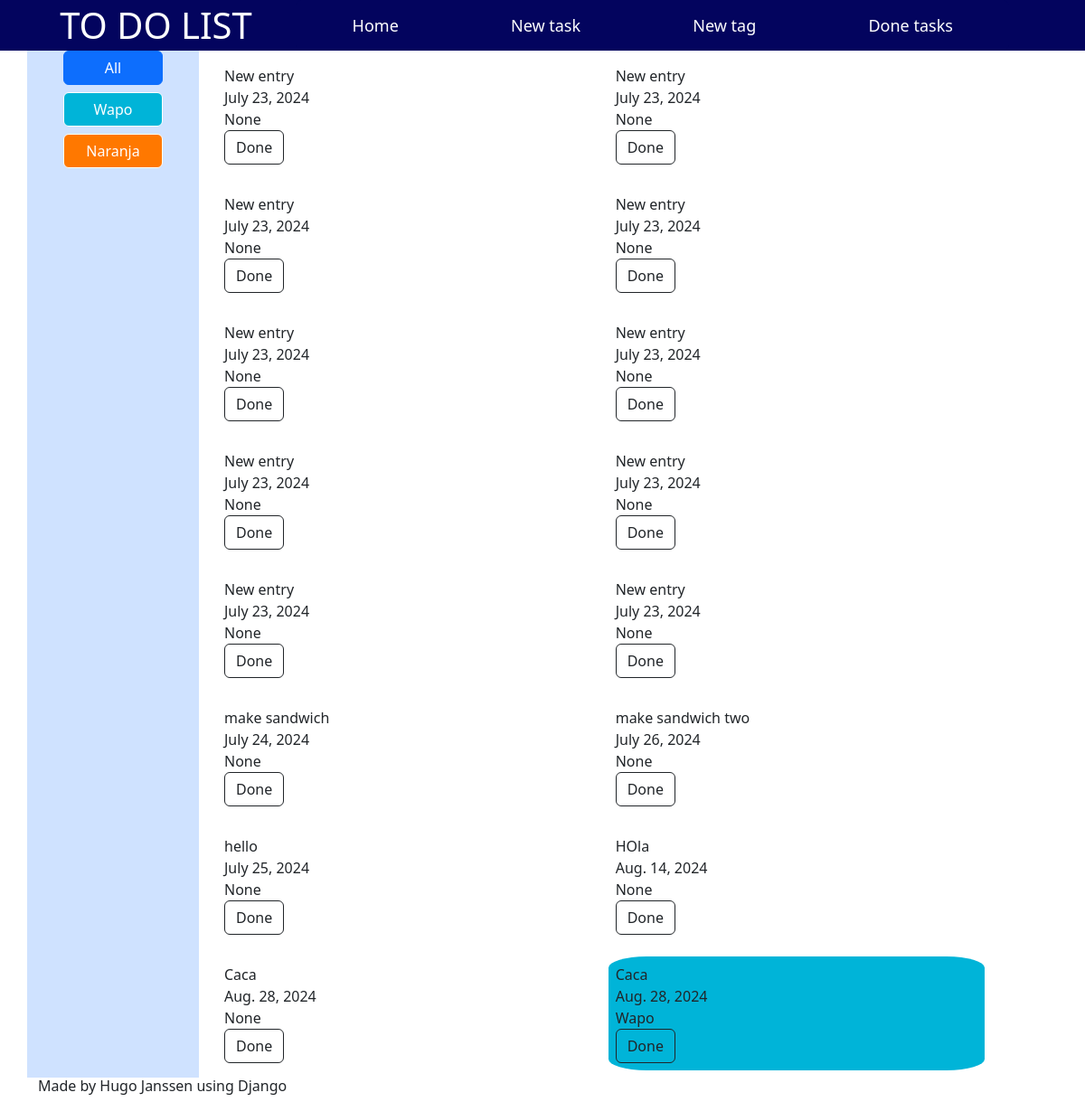
Before: /main/ with the older database file.
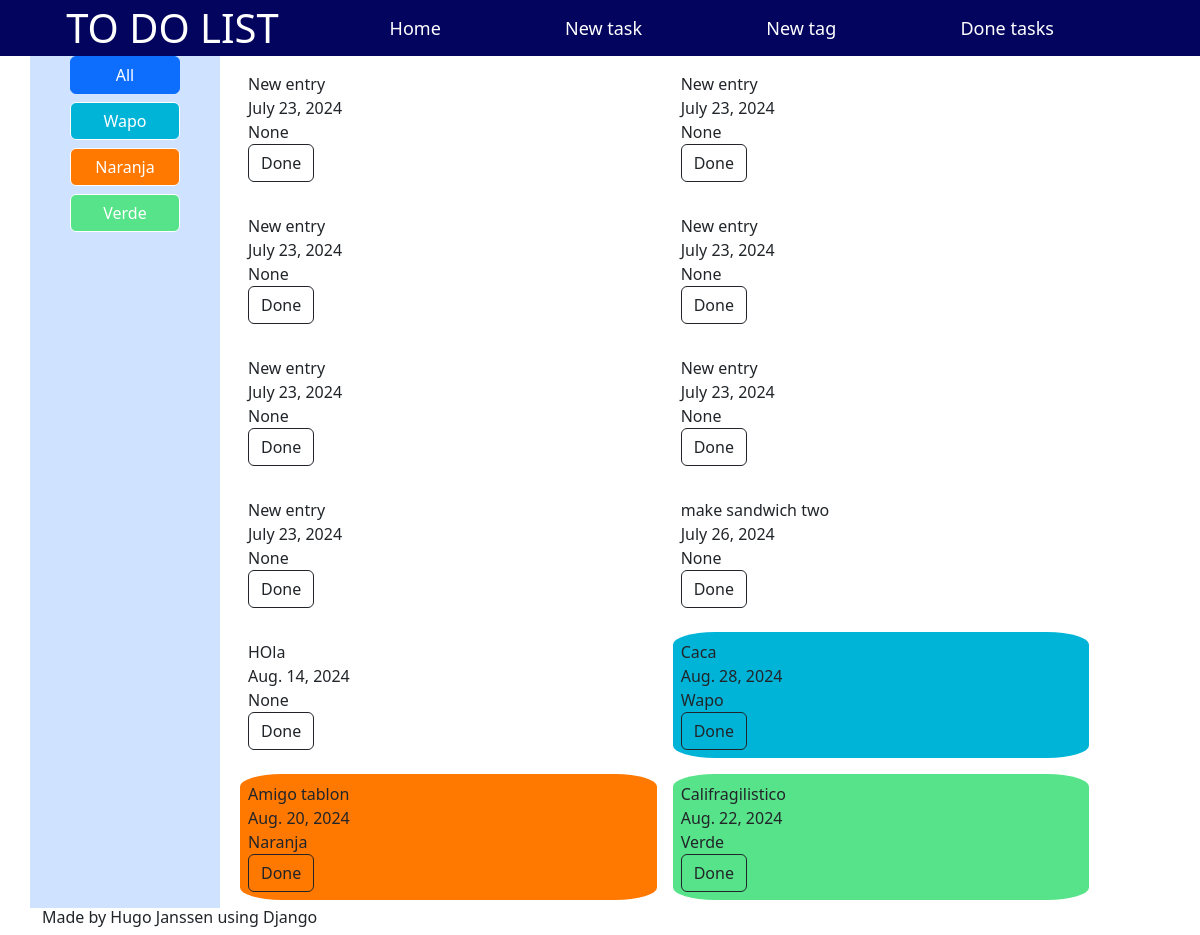
After: the same page with the newer database file.
### main/models.py (models this page shows, shortened)
class tag(models.Model):
    name = models.CharField(max_length=50)
    color = models.CharField(max_length=7)
    def __str__(self):
        return u'{0}'.format(self.name)

class entry(models.Model):
    content = models.TextField(max_length=500, default="New entry")
    entry_time = models.DateTimeField(default=datetime.datetime.now)
    deadline = models.DateField(default=datetime.datetime.now)
    priority = models.IntegerField(default=1)
    tag = models.ForeignKey(tag, on_delete=models.SET_NULL, null=True)
    status = models.BooleanField(default=False)

### main/views.py (the view, shortened to what this page needs)
# urls.py: path('', active_task_view, name="taskview"),
def active_task_view(request):
    tag_id = 0
    active_tasks = []
    task_color = []
    for task in entry.objects.all():
        if task.status == False:
            if tag_id == 0 or task.tag_id == tag_id:
                active_tasks.append(task)
                if task.tag_id != None:
                    current_tag = tag.objects.get(id = task.tag_id)
                    task_color.append(current_tag.color)
                else:
                    task_color.append("#FFFFFF")
    task_list = zip(active_tasks, task_color)
    context = {"task_list": task_list, "tag_list": tag.objects.all()}
    return render(request, "list_tasks.html", context)

### main/templates/list_tasks.html (shortened to what this page needs)
{% extends "base.html" %}
{% block content %}
<div class="container">
    <div class="row">
        <div class="col-2 bg-primary-subtle">
            <form action="" method="post" class="d-grid gap-2 col-8 mx-auto">
                <button name="tag" value=0 class="btn btn-primary">All</button>
                {% for tag in tag_list %}
                <button name="tag" value="{{tag.id}}" class="btn btn-primary"
                    style="background-color: {{ tag.color }}; border-color: white">{{tag.name}}</button>
                {% endfor %}
            </form>
        </div>
        <div class="task_display col-10 container">
            {% for task in task_list %}
            <div class="task_entry" style="background-color: {{ task.1 }}">
                <span>{{task.0.content}}</span> <br>
                <span>{{task.0.deadline}}</span> <br>
                <span>{{task.0.tag}}</span> <br>
                <form action="" method="post">
                    <button name="id" value="{{task.0.id}}" class="btn btn-outline-dark">Done</button>
                </form>
            </div>
            {% endfor %}
        </div>
    </div>
</div>
{% endblock %}

Changed rows visible on the page:
no longer on this page (row edited): entry: content "New entry", deadline "July 23, 2024", tag "None", {{ task.0.id }} 8 (drawn)
no longer on this page (row edited): entry: content "New entry", deadline "July 23, 2024", tag "None", {{ task.0.id }} 10 (drawn)
no longer on this page (row edited): entry: content "New entry", deadline "July 23, 2024", tag "None", {{ task.0.id }} 12 (drawn)
no longer on this page (row edited): entry: content "make sandwich", deadline "July 24, 2024", tag "None", {{ task.0.id }} 18 (drawn)
no longer on this page (row edited): entry: content "hello", deadline "July 25, 2024", tag "None", {{ task.0.id }} 20 (drawn)
no longer on this page (row edited): entry: content "Caca", deadline "Aug. 28, 2024", tag "None", {{ task.0.id }} 22 (drawn)
added tag: {{ tag.id }} 3 (drawn), name "Verde"
now on this page (row edited): entry: content "Amigo tablon", deadline "Aug. 20, 2024", tag.name "Naranja", {{ task.0.id }} 24 (drawn)
added entry: content "Califragilistico", deadline "Aug. 22, 2024", tag.name "Verde", {{ task.0.id }} 25 (drawn)
